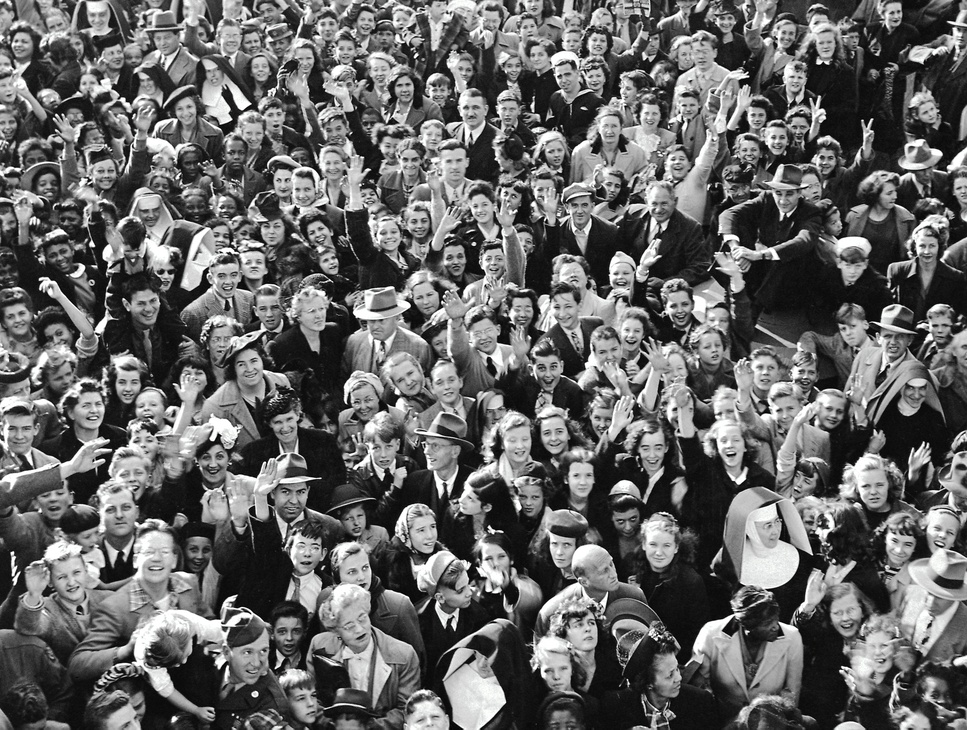
#> input picture notebooks/assets/crowd.jpg, 967 x 730 px, shrunk from 2712 x 2048 before the run; its folder holds only this picture in this run
$ jupyter execute --allow-errors face_recognition.ipynb   (shell and % lines are left out)
#> lines starting #> are read from the running program, lines starting #| are printed output that depends on the picture
# Face detection using Haar Feature-based Cascade Classifiers

See: https://docs.opencv.org/3.4/d7/d8b/tutorial_py_face_detection.html

[cell 1]
import cv2
import os
from matplotlib import pyplot as plt

[cell 2]
# Test images direcotry
image_path = 'assets'

[cell 3]
# Download Haar Feature-based Cascade Classifiers

[cell 4]
# Loading the cascades

# We load the cascade for the face.
face_cascade = cv2.CascadeClassifier('downloads/haarcascade_frontalface_default.xml')
# We load the cascade for the eyes.
eye_cascade = cv2.CascadeClassifier('downloads/haarcascade_eye.xml')
# We load the cascade for the smiles.
smile_cascade = cv2.CascadeClassifier('downloads/haarcascade_smile.xml')

[cell 5]
def imread(image_name):
#> call 3 of imread, with image_name = 'crowd.jpg'
#> in imread, image is the input picture: shape (730, 967, 3); mean B, G, R 101.7, 101.8, 101.7
    image = cv2.imread(os.path.join(image_path, image_name))
    return cv2.cvtColor(image, cv2.COLOR_BGR2RGB)

[cell 6]
def imshow(image, title="", w = 10, h = 10):
    plt.figure(figsize=(w, h))
    plt.imshow(image)
    plt.title(title)
    plt.axis('off')

[cell 7]
def detect(image, detect_eyes = True, detect_smiles = True):
    """A function that takes as input the image,
    and return the same image with the detector rectangles."""
#> called with detect_eyes = True, detect_smiles = True

    # Face detection is performed on gray image
    gray = cv2.cvtColor(image, cv2.COLOR_RGB2GRAY)

    # We apply the detectMultiScale method from the face cascade
    # to locate one or several faces in the image.
    faces = face_cascade.detectMultiScale(gray, 1.3, 5)
#> faces = 14 rows, first 6: [391, 76, 26, 26], [172, 98, 26, 26], [597, 116, 26, 26], [765, 127, 26, 26], [270, 170, 26, 26], [406, 211, 27, 27]

    for (x, y, w, h) in faces:
        # We paint a rectangle around the face.
        cv2.rectangle(image, (x, y), (x + w, y + w), (255, 0, 0), 2)
        # We get the region of interest in the black and white image.
        roi_gray = gray[y:y + h, x:x + w]
        # We get the region of interest in the colored image.
        roi_color = image[y:y + h, x:x + w]

        if detect_eyes:
            # We apply the detectMultiScale method to locate one or several eyes in the image.
            eyes = eye_cascade.detectMultiScale(roi_gray, 1.3, 3)
            for (ex, ey, ew, eh) in eyes:
                # We paint a rectangle around the eyes, but inside the referential of the face.
                cv2.rectangle(roi_color, (ex, ey), (ex + ew, ey + ew), (0, 255, 0), 2)

        if detect_smiles:
            # We apply the detectMultiScale method to locate one or several smiles in the image.
            smiles = smile_cascade.detectMultiScale(roi_gray, 1.7, 22)
            for (sx, sy, sw, sh) in smiles:
                cv2.rectangle(roi_color, (sx, sy), (sx+sw, sy+sh), (0, 0, 255), 2)
#> this loop made 14 passes
#> (x, y, w, h) on passes 1 to 12: (391, 76, 26, 26), (172, 98, 26, 26), (597, 116, 26, 26), (765, 127, 26, 26), (270, 170, 26, 26), (406, 211, 27, 27), (252, 295, 35, 35), (77, 393, 32, 32), (567, 464, 33, 33), (111, 370, 34, 34), (536, 419, 34, 34), (635, 435, 35, 35)
#> pass 1, in detect, `roi_gray = gray[y:y + h, x:x + w]`:
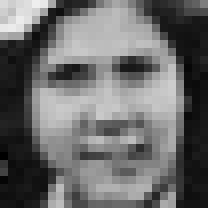
#> roi_gray: shape (26, 26) (shown 8 times larger); min 0, max 238, mean 106.7
#> pass 1, in detect, `roi_color = image[y:y + h, x:x + w]`:
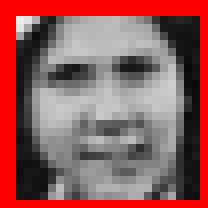
#> roi_color: shape (26, 26, 3) (shown 8 times larger); mean R, G, B 146, 90.6, 90.6
#> pass 2, in detect, `roi_gray = gray[y:y + h, x:x + w]`:
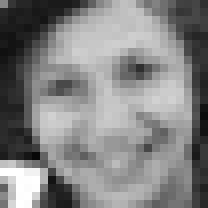
#> roi_gray: shape (26, 26) (shown 8 times larger); min 6, max 255, mean 130.8
#> pass 2, in detect, `roi_color = image[y:y + h, x:x + w]`:
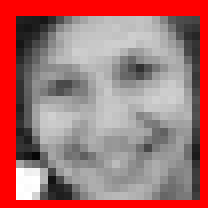
#> roi_color: shape (26, 26, 3) (shown 8 times larger); mean R, G, B 168.4, 112.9, 112.9
#> after the loop:
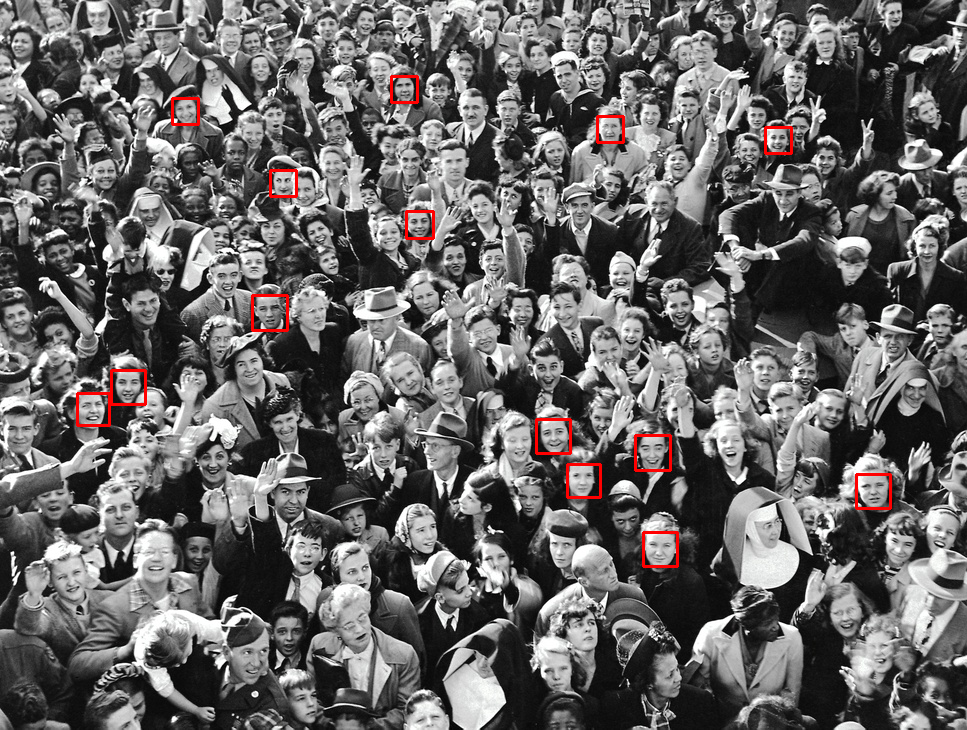
#> image: shape (730, 967, 3); mean R, G, B 102.8, 101.1, 101
#> after the loop:
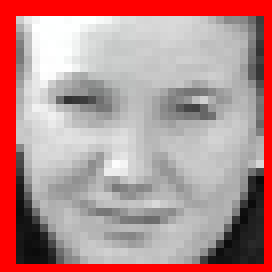
#> roi_color: shape (34, 34, 3) (shown 8 times larger); mean R, G, B 185.2, 142.3, 142.2
#> after the loop:
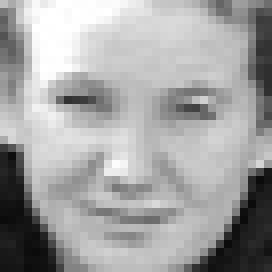
#> roi_gray: shape (34, 34) (shown 8 times larger); min 11, max 255, mean 163.3

    return image

[cell 8]
image_name = 'marceau-bellucci.jpg'
#> (the rest of this cell did not finish here and is left out)

[cell 9]
image_name = 'sophie_marceau_smile.jpg'
#> (the rest of this cell did not finish here and is left out)

[cell 10]
# Lets check the result on the picture with a lot of faces
# Image source: https://towardsdatascience.com/being-better-at-machine-learning-than-google-is-it-possible-62c5e4643ddb
image_name = 'crowd.jpg'
image = imread(image_name)

# Detect faces and eyes
image = detect(image)

imshow(image, image_name, 15, 15)

[cell 11]
# Lets check the result on the picture with different faces
# Image source: https://www.independent.co.uk/life-style/health-and-families/health-news/faces-reveal-a-lot-but-the-science-needs-to-be-interpreted-with-care-a7985131.html
image_name = 'faces.jpg'
#> (the rest of this cell did not finish here and is left out)

$ run again, on notebooks/assets/faces.jpg
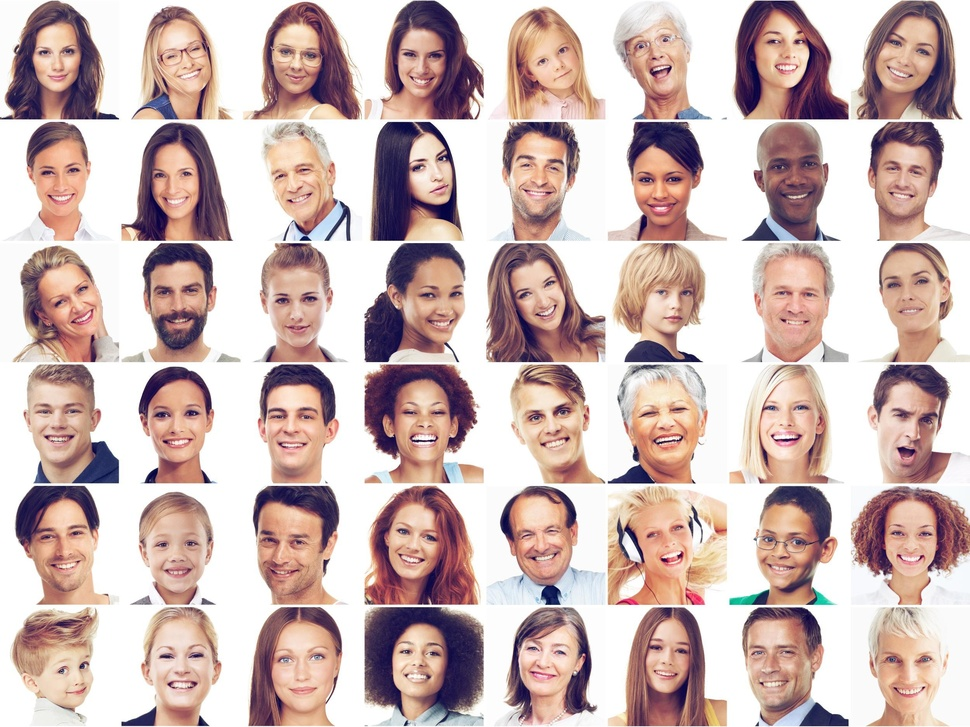
#> input picture notebooks/assets/faces.jpg, 970 x 727 px, shrunk from 2500 x 1875 before the run
#> in imread, image is the input picture: shape (727, 970, 3); mean B, G, R 180.2, 182.9, 205
#> in detect, `gray = cv2.cvtColor(image, cv2.COLOR_RGB2GRAY)`:
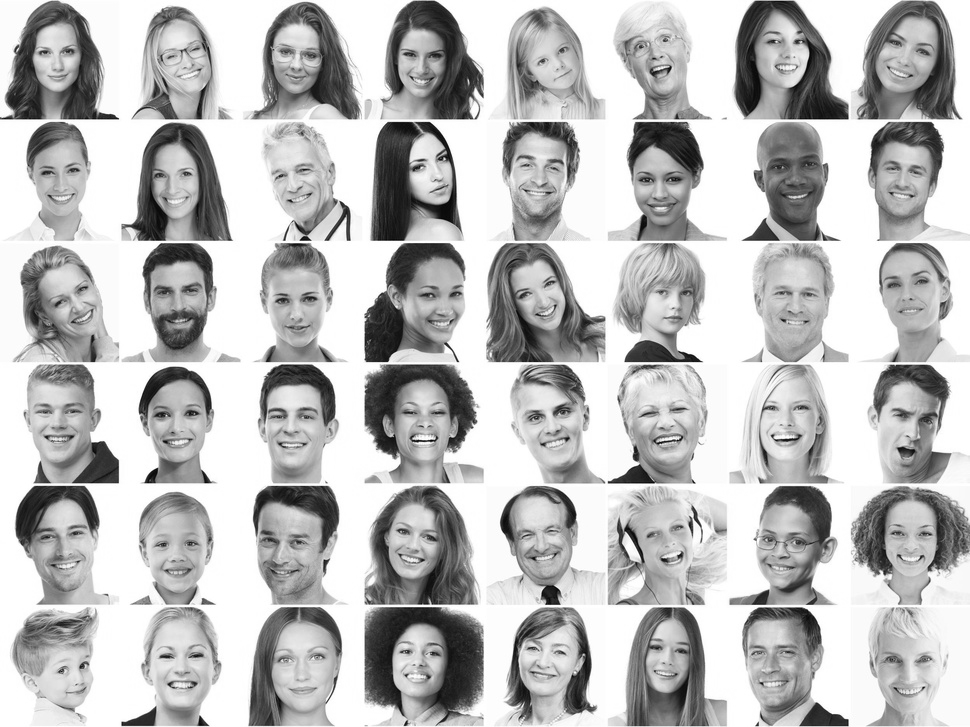
#> gray: shape (727, 970); min 4, max 255, mean 189.2
#> faces = 44 rows, first 6: [869, 143, 70, 70], [144, 152, 61, 61], [752, 17, 67, 67], [26, 30, 61, 61], [267, 31, 61, 61], [146, 28, 69, 69]
#> the loop in detect, `for (x, y, w, h) in faces:` made 44 passes
#> (x, y, w, h, eyes) on passes 1, 3, 4, 8, 10, 13, 14, 16: (869, 143, 70, 70, [[12, 12, 23, 23]]), (752, 17, 67, 67, [[11, 14, 22, 22], [40, 14, 20, 20]]), (26, 30, 61, 61, [[31, 12, 20, 20]]), (401, 139, 63, 63, [[6, 18, 20, 20]]), (761, 140, 67, 67, [[35, 14, 22, 22], [7, 14, 24, 24]]), (621, 149, 78, 78, [[14, 19, 22, 22], [41, 20, 22, 22]]), (870, 254, 77, 77, [[39, 15, 22, 22]]), (644, 270, 64, 64, [[8, 12, 21, 21]])
#> after the loop in detect, `for (x, y, w, h) in faces:`:
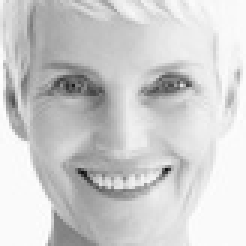
#> roi_gray: shape (82, 82) (shown 3 times larger); min 14, max 254, mean 205.6

$ run again, on notebooks/assets/marceau-bellucci.jpg
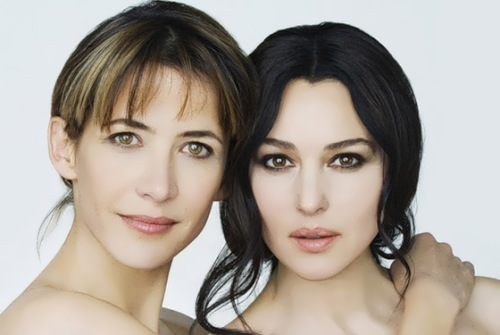
#> input picture notebooks/assets/marceau-bellucci.jpg, 500 x 335 px
#> in imread, image is the input picture: shape (335, 500, 3); mean B, G, R 150.5, 159.6, 168.7
#> faces = [[233, 101, 165, 165], [67, 72, 185, 185]]
#> the loop in detect, `for (x, y, w, h) in faces:` made 2 passes
#> (x, y, w, h, eyes) on passes 1 to 2: (233, 101, 165, 165, [[23, 41, 38, 38], [91, 41, 38, 38]]), (67, 72, 185, 185, [[39, 49, 35, 35], [109, 57, 41, 41]])
#> pass 1, in detect, `roi_color = image[y:y + h, x:x + w]`:
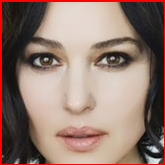
#> roi_color: shape (165, 165, 3); mean R, G, B 146.9, 122.5, 112.1
#> after the loop in detect, `for (x, y, w, h) in faces:`:
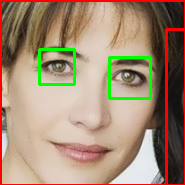
#> roi_color: shape (185, 185, 3); mean R, G, B 162.9, 138.8, 115.1

$ run again, on notebooks/assets/sophie_marceau_smile.jpg
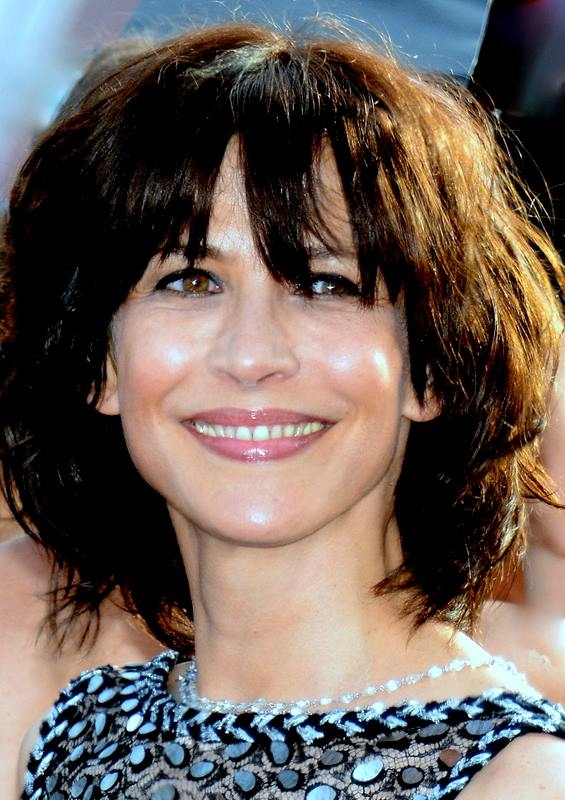
#> input picture notebooks/assets/sophie_marceau_smile.jpg, 565 x 800 px
#> in imread, image is the input picture: shape (800, 565, 3); mean B, G, R 89.8, 96.8, 109.9
#> faces = [[59, 139, 388, 388]]
#> the loop in detect, `for (x, y, w, h) in faces:` made 1 pass
#> (x, y, w, h, eyes, smiles) on pass 1: (59, 139, 388, 388, [[96, 112, 65, 65], [113, 265, 44, 44], [238, 114, 68, 68]], [[109, 252, 177, 88]])
#> after the loop in detect, `for (x, y, w, h) in faces:`:
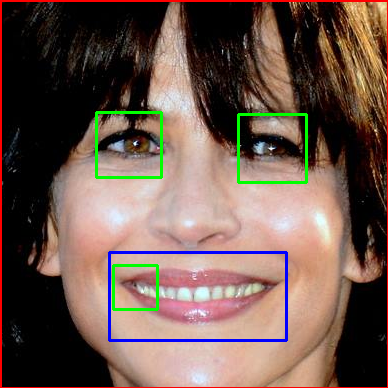
#> roi_color: shape (388, 388, 3); mean R, G, B 111.2, 88.5, 78.8
